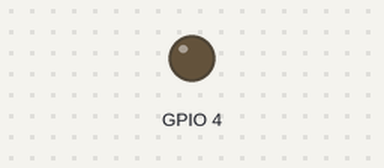
The program below on a simulated Raspberry Pi (BCM pin numbers). Parts: output pins drawn as LEDs (lit = HIGH). At 5.0 s the program stops and its outputs stay as they are.

Above: at 0.1 s.
At 5.1 s:
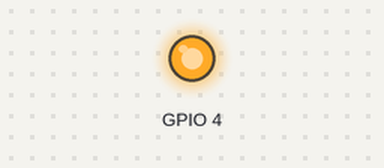
Timing chart, 0 to 6.5 s (numbered marks = the images above):
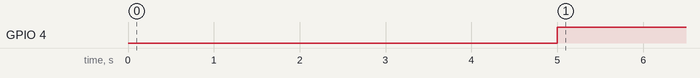

Measured:
- by itself, GPIO 4: LOW → HIGH at 5.0 s

The program:

water_once.py
```python
# External module imp
import RPi.GPIO as GPIO
import time

## This file executes the pump_on method to turn on

GPIO.setmode(GPIO.BCM) # Broadcom pin-numbering scheme,

# setup to connect to the RPI
def init_output(pin):
    GPIO.setup(pin, GPIO.OUT)
    GPIO.output(pin, GPIO.LOW)
    GPIO.output(pin, GPIO.HIGH)


# This method sets the pump pin to turn on for 5 seconds
def pump_on(pump_pin = 4, delay = 5):
    init_output(pump_pin)
    GPIO.output(pump_pin, GPIO.LOW)
    time.sleep(delay)
    GPIO.output(pump_pin, GPIO.HIGH)

# executes the method
pump_on()
```
